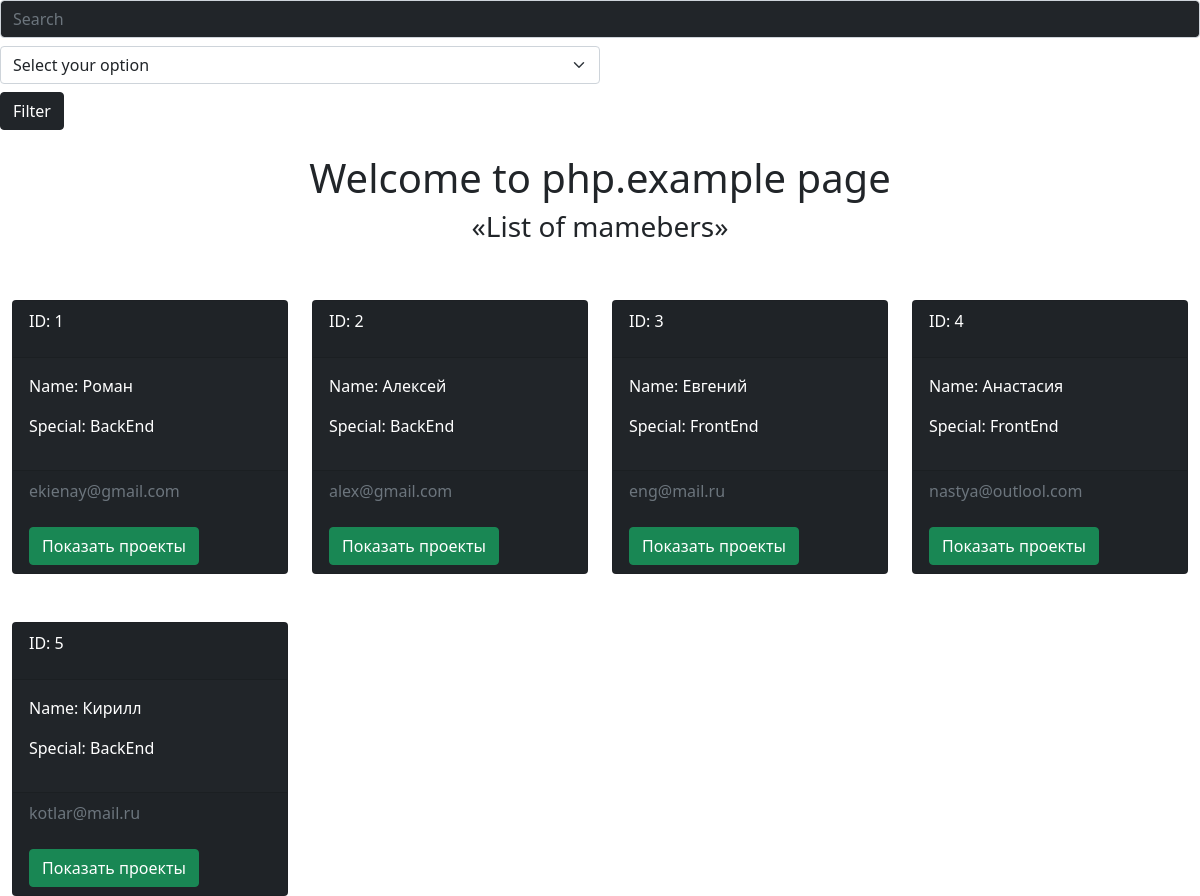
The page / on the database its author committed.
### tables this page shows
CREATE TABLE `member` (
  `id` int NOT NULL AUTO_INCREMENT,
  `name` varchar(45) NOT NULL,
  `special` varchar(45) NOT NULL,
  `email` varchar(45) NOT NULL,
  PRIMARY KEY (`id`)
);

### function.php (called while the page is built, shortened)
<?php
include 'db-connection.php';
$sql = $pdo->prepare("SELECT * FROM member");
$sql->execute();
$result = $sql->fetchAll(PDO::FETCH_OBJ);

### index.php (the view, shortened to what this page needs)
<?php include 'function.php'; ?>
<!doctype html>
<html lang="en">
<head>
  <link href="https://cdn.jsdelivr.net/npm/bootstrap@5.0.1/dist/css/bootstrap.min.css" rel="stylesheet">
</head>
<body>
  <form class="form-inline" method="post">
    <input class="form-control mr-sm-2 bg-dark" name="search[keyword]" type="search" placeholder="Search" aria-label="Search">
  </form>
  <div class="form-row">
    <div class="form-group col-md-6">
      <form method="post" class="form-inline">
        <select class="form-select mt-2" name="spec">
          <option value="" disabled selected> Select your option </option>
        </select>
        <button class="btn btn-dark mt-2" name="p_list" type="submit">Filter</button>
      </form>
    </div>
  </div>
  <div class="container mt-4 text-center">
    <h1>Welcome to php.example page</h1>
    <h3>«List of mamebers»</h3>
  </div>
  <div class="row m-auto">
    <?php foreach ($result as $res) { ?>
      <div class="col-sm-3">
        <div class="card text-white bg-dark m-0 mt-5" style="max-width: 18rem;">
          <div class="card-header">
            <p>ID: <?php echo $res->id; ?></p>
          </div>
          <div class="card-body">
            <p>Name: <?php echo $res->name; ?></p>
            <p>Special: <?php echo $res->special; ?></p>
          </div>
          <div class="card-footer text-muted">
            <p><?php echo $res->email; ?></p>
            <a href="/project_list.php?id=<?php echo $res->id; ?>"><button class="btn btn-success mt-2" type="submit">Показать проекты</button></a>
          </div>
        </div>
      </div>
    <?php } ?>
  </div>
</body>
</html>

### rows shown on the page
member: id "1", name "Роман", special "BackEnd", email "ekienay@gmail.com"
member: id "2", name "Алексей", special "BackEnd", email "alex@gmail.com"
member: id "3", name "Евгений", special "FrontEnd", email "eng@mail.ru"
member: id "4", name "Анастасия", special "FrontEnd", email "nastya@outlool.com"
member: id "5", name "Кирилл", special "BackEnd", email "kotlar@mail.ru"
